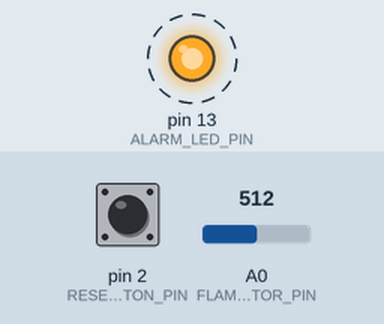
This program was run on a simulated Arduino Uno, built with avr-gcc and run on an emulated ATmega328P. Parts: output pins drawn as LEDs (lit = HIGH). Dashed ring = blinking. Inputs (shaded band) come from the test bench; at power-on: pin 2 (RESET_BUTTON_PIN) LOW, A0 (FLAME_DETECTOR_PIN) = 512.

Above: at 0.1 s.
Timing chart, 0 to 3.0 s (numbered marks = the images above):
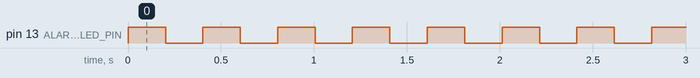

Measured:
- by itself, pin 13 (ALARM_LED_PIN): alternates HIGH for 0.20 s and LOW for 0.20 s

The program:

Main.cpp
```cpp
// ----------------------------------------------------------------------------
// Flame Detector
//
// If the Flame Sensor detects a flame a Led start to blink.
// The user can reset the dector by pressing a button
// ----------------------------------------------------------------------------

#include <Arduino.h>

#include "AlarmLed.h"
#include "ResetButton.h"
#include "FlameDetector.h"

AlarmLed alarmLed;
ResetButton resetButton(alarmLed);
FlameDetector flameDetector(alarmLed);

void setup() {
  alarmLed.setup();
  resetButton.setup();
}

void loop() {
  alarmLed.resume();
  resetButton.resume();
  flameDetector.resume();
}
```

AlarmLed.cpp
```cpp
#include <Arduino.h>
#include <Protothread.h>

#include "AlarmLed.h"

void AlarmLed::setup() {
    pinMode(ALARM_LED_PIN, OUTPUT);

    // Alarm is not active by default
    stop();
}

void AlarmLed::stop() {
    digitalWrite(ALARM_LED_PIN, LOW);
    Protothread::stop();
}

bool AlarmLed::resume() {

    PT_BEGIN();

    // An never ending loop that just blink the alarm
    for(;;) {
        digitalWrite(ALARM_LED_PIN, HIGH);
        PT_SLEEP(ALARM_LED_DELAY);

        digitalWrite(ALARM_LED_PIN, LOW);
        PT_SLEEP(ALARM_LED_DELAY);
    }

    PT_END();
}
```

AlarmLed.h
```cpp
#pragma once

#include <Arduino.h>
#include <Protothread.h>

#define ALARM_LED_PIN     13
#define ALARM_LED_DELAY  200

class AlarmLed: public Protothread {
public:
    void setup();
    void stop();
    bool resume();
};
```

FlameDetector.cpp
```cpp
#include <Arduino.h>
#include <Protothread.h>

#include "FlameDetector.h"

bool FlameDetector::resume() {

    PT_BEGIN();

    for(;;) {
        if(analogRead(FLAME_DETECTOR_PIN) > 500) {
            if(!mAlarmLed.isRunning()) {
                mAlarmLed.restart();
            }
        }

        PT_SLEEP(100);
    }

    PT_END();

}
```

FlameDetector.h
```cpp
#pragma once

#include <Arduino.h>
#include <Protothread.h>

#include "AlarmLed.h"

#define FLAME_DETECTOR_PIN A0

class FlameDetector: public Protothread {
public:
    FlameDetector(AlarmLed &alarmLed): mAlarmLed(alarmLed) { }
    bool resume();

private:
    AlarmLed &mAlarmLed;
};
```

ResetButton.cpp
```cpp
#include <Arduino.h>
#include <Protothread.h>

#include "ResetButton.h"

void ResetButton::setup() {
    pinMode(RESET_BUTTON_PIN, INPUT);
}

bool ResetButton::resume() {
    PT_BEGIN();

    for(;;) {
        // Wait for the button to be pressed and the button bounce.
        PT_WAIT_UNTIL(digitalRead(RESET_BUTTON_PIN));
        PT_SLEEP(50);

        // Stop the alarm if the user have pressed the button
        if(mAlarmLed.isRunning()) {
            mAlarmLed.stop();
        }

        // Wait for the button to be released and the button bounce.
        PT_WAIT_WHILE(digitalRead(RESET_BUTTON_PIN));
        PT_SLEEP(50);
    }

    PT_END();
}
```

ResetButton.h
```cpp
#pragma once

#include <Arduino.h>
#include <Protothread.h>

#include "AlarmLed.h"

#define RESET_BUTTON_PIN 2

class ResetButton: public Protothread {
public:
    ResetButton(AlarmLed &alarmLed): mAlarmLed(alarmLed) { }

    void setup();

    bool resume();

private:
    AlarmLed &mAlarmLed;
};
```
